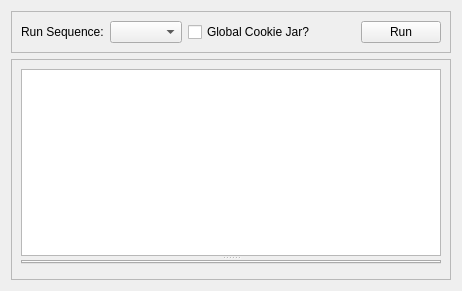
          <widget class="QWidget" name="requesterSequenceRunnerTab">
           <attribute name="title">
            <string>Sequence Runner</string>
           </attribute>
           <layout class="QVBoxLayout" name="verticalLayout_36">
            <item>
             <widget class="QFrame" name="frame_10">
              <property name="frameShape">
               <enum>QFrame::StyledPanel</enum>
              </property>
              <property name="frameShadow">
               <enum>QFrame::Raised</enum>
              </property>
              <layout class="QVBoxLayout" name="verticalLayout_35">
               <item>
                <layout class="QHBoxLayout" name="horizontalLayout_20">
                 <item>
                  <widget class="QLabel" name="label_2">
                   <property name="text">
                    <string>Run Sequence:</string>
                   </property>
                  </widget>
                 </item>
                 <item>
                  <widget class="QComboBox" name="sequenceRunnerSequenceComboBox">
                   <property name="sizePolicy">
                    <sizepolicy hsizetype="MinimumExpanding" vsizetype="Fixed">
                     <horstretch>0</horstretch>
                     <verstretch>0</verstretch>
                    </sizepolicy>
                   </property>
                  </widget>
                 </item>
                 <item>
                  <widget class="QCheckBox" name="sequenceRunnerUseGlobalCookieJar">
                   <property name="text">
                    <string>Global Cookie Jar?</string>
                   </property>
                  </widget>
                 </item>
                 <item>
                  <spacer name="horizontalSpacer_10">
                   <property name="orientation">
                    <enum>Qt::Horizontal</enum>
                   </property>
                   <property name="sizeHint" stdset="0">
                    <size>
                     <width>40</width>
                     <height>20</height>
                    </size>
                   </property>
                  </spacer>
                 </item>
                 <item>
                  <widget class="QPushButton" name="sequenceRunnerRunButton">
                   <property name="text">
                    <string>Run</string>
                   </property>
                  </widget>
                 </item>
                </layout>
               </item>
              </layout>
             </widget>
            </item>
            <item>
             <widget class="QFrame" name="sequenceRunnerDisplayFrame">
              <property name="frameShape">
               <enum>QFrame::StyledPanel</enum>
              </property>
              <property name="frameShadow">
               <enum>QFrame::Raised</enum>
              </property>
              <layout class="QVBoxLayout" name="verticalLayout_16">
               <item>
                <widget class="QSplitter" name="splitter_17">
                 <property name="orientation">
                  <enum>Qt::Vertical</enum>
                 </property>
                 <widget class="QTreeView" name="sequenceRunnerTreeView"/>
                 <widget class="QTabWidget" name="sequenceRunnerTabWidget"/>
                </widget>
               </item>
               <item>
                <widget class="QWidget" name="sequenceRunnerSearchResultsPlaceholder" native="true"/>
               </item>
              </layout>
             </widget>
            </item>
           </layout>
          </widget>
